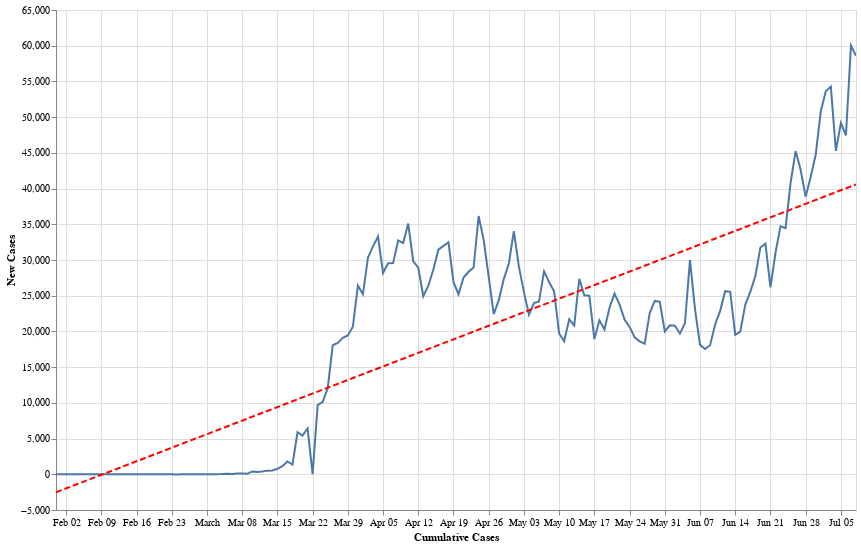

Write notebook code for a chart like this one.
### Code cell
data = country_level
state = alt.Chart(data[data['Country'] == 'US'].sort_values('Date').tail(160)).mark_line().encode(
    alt.X('Date:T', axis=alt.Axis(title='Cumulative Cases')),
    alt.Y('Confirmed_New:Q', axis=alt.Axis(title='New Cases'))
)
reg = state.transform_regression("Date", "Confirmed_New", method="linear").mark_line(color='red', strokeDash=[6,3])
(state+reg).properties(width=800, height=500).interactive()

### Figure 1 — Vega-Lite specification as saved in the notebook (floating-point values rounded to 4 significant figures; data arrays with more than 128 entries replaced by an {"elided": "..."} marker saying what was removed)
{"config": {"view": {"continuousWidth": 400, "continuousHeight": 300}}, "layer": [{"mark": "line", "encoding": {"x": {"type": "temporal", "axis": {"title": "Cumulative Cases"}, "field": "Date"}, "y": {"type": "quantitative", "axis": {"title": "New Cases"}, "field": "Confirmed_New"}}, "selection": {"selector002": {"type": "interval", "bind": "scales", "encodings": ["x", "y"]}}}, {"mark": {"type": "line", "color": "red", "strokeDash": [6, 3]}, "encoding": {"x": {"type": "temporal", "axis": {"title": "Cumulative Cases"}, "field": "Date"}, "y": {"type": "quantitative", "axis": {"title": "New Cases"}, "field": "Confirmed_New"}}, "transform": [{"on": "Date", "regression": "Confirmed_New", "method": "linear"}]}], "data": {"name": "data-b3d49eb640809099f4b1de20f962cb3e"}, "height": 500, "width": 800, "$schema": "https://vega.github.io/schema/vega-lite/v4.0.2.json", "datasets": {"data-b3d49eb640809099f4b1de20f962cb3e": {"elided": "160 records"}}}
